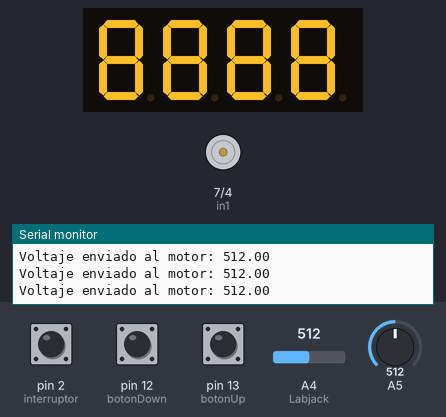
Recording of a sketch running on a simulated Arduino Uno, built with avr-gcc and run on an emulated ATmega328P. On the bench: 4-digit seven-segment display, motor-driver pin pairs drawn as motors (green arrow = first pin HIGH = forward, orange = second pin HIGH = backward, longer = more drive, scaled by the enable pin), the last lines printed to the serial monitor. The test bench sets the inputs (shaded band); at power-on: pin 2 (interruptor) LOW, pin 13 (botonUp) LOW, pin 12 (botonDown) LOW, A5 = 512, A4 (Labjack) = 512.

Above: at 1.2 s.
1.3 s: pin 2 (interruptor) pulled HIGH for 0.15 s
At 2.6 s:
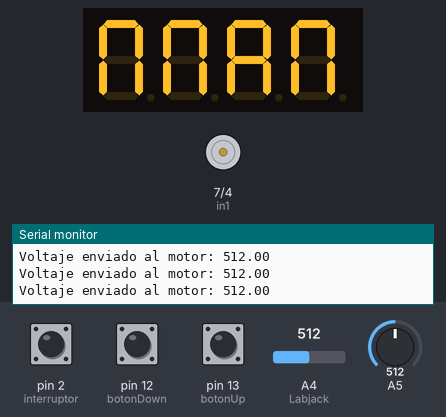
3.0 s: pin 13 (botonUp) pulled HIGH for 0.15 s
At 3.5 s:
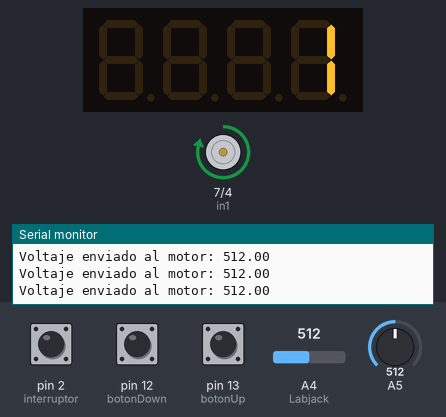
4.6 s: pin 12 (botonDown) pulled HIGH for 0.15 s
At 5.8 s:
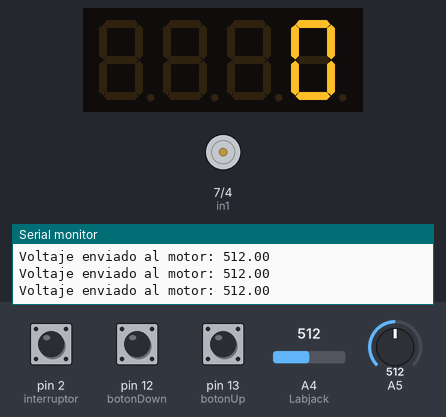
6.2 s: pin 13 (botonUp) pulled HIGH for 1 s
At 6.7 s:
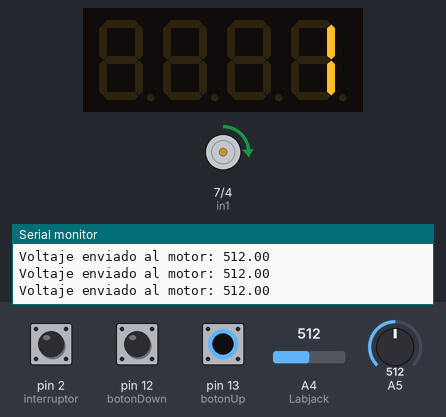
10.2 s: pin 2 (interruptor) pulled HIGH for 0.15 s
At 10.35 s:
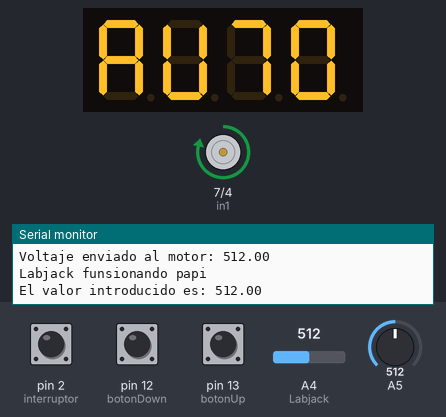
11.9 s: A5 set to 105
13.4 s: A5 set to 89
Timing chart, 0 to 16.4 s (numbered marks = the images above; inputs shaded):
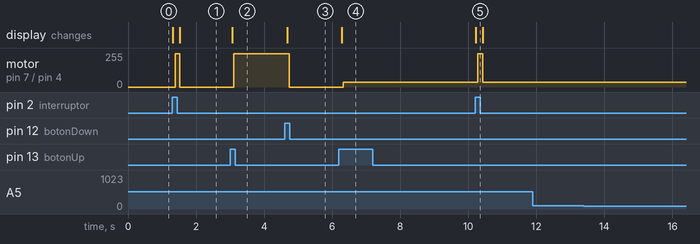

Measured:
- after the input at 1.3 s, motor on pin 7 (in1) / pin 4 (in2): stopped → forward 248/255 after 0.08 s, → stopped 0.13 s later; the display: first changes at once (image 1 shows a later state)
- after the input at 3.0 s, motor on pin 7 (in1) / pin 4 (in2): stopped → forward 248/255 after 0.11 s; the display: changes after 0.06 s (image 2)
- after the input at 4.6 s, motor on pin 7 (in1) / pin 4 (in2): forward 248/255 → stopped after 0.14 s; the display: changes after 0.09 s (image 3)
- after the input at 6.2 s, motor on pin 7 (in1) / pin 4 (in2): stopped → forward 37/255 after 0.13 s; the display: changes after 0.08 s (image 4)
- after the input at 10.2 s, motor on pin 7 (in1) / pin 4 (in2): forward 37/255 → forward 248/255 after 0.09 s, → forward 37/255 0.13 s later; the display: changes at once (image 5)

The sketch:

Caudalimetro.ino
```cpp
//  Programa para el control de la bomba en bucle cerrado

//  Inclusión de todas las librerías necesarias
#include <Arduino.h>
#include <TM1637Display.h>
#include <PID_v1.h>
/////////////////////////////////////////////

const int Vmax = 20;

// Se asocian los pines con su función
//  Motor
const int en1 = 3;      // PWM  Salida (0 - 255) bits -> (0 - 5) V
const int in1 = 7;      // Entrada lógica del driver para controlar el sentido de giro del motor
const int in2 = 4;      // Entrada lógica del driver para controlar el sentido de giro del motor

//  Elección
int ultimo_estado = 0;

//  Modo manual
const int botonUp = 13;     // Boton Subir (el de al lado de la pantalla)
const int botonDown = 12;   // Boton Bajar (el de al lado de la pantalla)
int estado_botonDown = 0;   // Estado actual del botón bajar
int buttonState = 0;        // Estado actual del botón subir
int lastButtonState = 0;    // Estado anterior del botón subir
int ultimo_estadoDown = 0;  // Estado anterior del botón bajar
int buttonPushCounter = 0;  // Contador de número de pulsaciones (subir suma, bajar resta)

//  Modo automático
const int Labjack = A4;     // Entrada del Labjack para controlar el motor (0-1023) bits -> (0 - 5) V


//Pantalla 7 segmentos 4 dígitos/////////////////////////////////
/////////////////////////////////////////////////////////////////
#define CLK 11                                              /////
#define DIO 10                                              /////
                                                            /////
const uint8_t SEG_MAN[] = {                                 /////
  SEG_E | SEG_F | SEG_A | SEG_B | SEG_C,                    // M
  SEG_F | SEG_A | SEG_B | SEG_C | SEG_E,                    //
  SEG_C | SEG_E | SEG_G | SEG_F | SEG_A | SEG_B,            // A
  SEG_F | SEG_A | SEG_E | SEG_F | SEG_B | SEG_C,            // N
};                                                          /////
                                                            /////
const uint8_t SEG_AUTO[] = {                                /////
  SEG_C | SEG_E | SEG_G | SEG_F | SEG_A | SEG_B,            // A
  SEG_E | SEG_F | SEG_D | SEG_B | SEG_C,                    // U
  SEG_A | SEG_B | SEG_C,                                    // T
  SEG_A | SEG_E | SEG_F | SEG_B | SEG_C | SEG_D,            // O
};                                                          /////
                                                            /////
const uint8_t SEG_OCHO[] = {                                /////
  SEG_A | SEG_B | SEG_C | SEG_D | SEG_E | SEG_F | SEG_G,    // 8
  SEG_A | SEG_B | SEG_C | SEG_D | SEG_E | SEG_F | SEG_G,    // 8
  SEG_A | SEG_B | SEG_C | SEG_D | SEG_E | SEG_F | SEG_G,    // 8
  SEG_A | SEG_B | SEG_C | SEG_D | SEG_E | SEG_F | SEG_G,    // 8
};                                                          /////
                                                            /////
TM1637Display display(CLK, DIO);                            /////
/////////////////////////////////////////////////////////////////

//  Interruptor MANUAL - AUTOMÁTICO
const int interruptor = 2;
int estado_interruptor = 0;


//  Caudalímetro Contador
int caudalimetro = 8;

//  Variables para la función leer caudal
int contador = 0;
int ultimo_estadoo = 0;
int estado;
int tiempo;
int ultimo_tiempo = 0;
float f;
int conteo = 0;
int variacion;


//  Lectura Voltaje
int lectura_Voltaje = A5;
float V;


//  Sólo se ejecuta una vez, establece la configuración inicial
void setup() {
  // Asignación de entradas y salidas
  Serial.begin(9600);
  pinMode(interruptor, INPUT);
  pinMode(botonUp, INPUT);
  pinMode(botonDown, INPUT);
  pinMode(caudalimetro, INPUT);

  pinMode(en1, OUTPUT);
  pinMode(in1, OUTPUT);
  pinMode(in2, OUTPUT);


  display.clear(); //Limpia la pantalla
  display.setBrightness(0x0f);
  display.setSegments(SEG_OCHO);
  delay(1);

  if(digitalRead(interruptor == 1)){    //Para que si el sistema se inicia en modo AUTO
     ultimo_estado = 1;                 //el ultimo_estado lo refleje y represente el 8888.
  }
}


// Se ejecuta continuamente, se incluyen aquí todas las tareas a realizar
void loop() {

  // ELECCIÓN MANUAL - AUTOMÁTICO
  eleccion();
  //f=leerCaudal();

  leerVoltaje();

}


//  Procedimiento que lee el estado del interruptor y lleva el programa al modo AUTO o MANUAL
void eleccion() {


  estado_interruptor = digitalRead(interruptor);

  if (estado_interruptor == HIGH) {
    //Entonces el interruptor está en modo AUTOMÁTICO
    if(ultimo_estado != estado_interruptor){
      display.setSegments(SEG_AUTO);
    }
    automatico();

  } else {
    //Entonces el interruptor está en modo MANUAL
    manual();
    if(ultimo_estado != estado_interruptor){
      display.setSegments(SEG_MAN);
    }
  }

  ultimo_estado = estado_interruptor;
}


// Subprograma que contiene el modo MANUAL
void manual() {
  int value = 0;

    // read the pushbutton input pin:
  buttonState = digitalRead(botonUp);
  // compare the buttonState to its previous state
  if (buttonState != lastButtonState) {
    // if the state has changed, increment the counter
    if (buttonState == HIGH && buttonPushCounter < Vmax) {
      // if the current state is HIGH then the button went from off to on:
      buttonPushCounter++;
      Serial.println("on");
      Serial.print("number of button pushes: ");
      Serial.println(buttonPushCounter);

      display.setBrightness(0x0f);
      display.showNumberDec(buttonPushCounter,false);

    }
    // Delay a little bit to avoid bouncing
    delay(50);
  }
  // save the current state as the last state, for next time through the loop
  lastButtonState = buttonState;


  estado_botonDown = digitalRead(botonDown);

  // compare the buttonState to its previous state
  if (estado_botonDown != ultimo_estadoDown) {
    // if the state has changed, increment the counter
    if (estado_botonDown == HIGH && buttonPushCounter > 0) {
      buttonPushCounter--;
      Serial.println("off");
      Serial.print("number of button pushes: ");
      Serial.println(buttonPushCounter);
      display.setBrightness(0x0f);
      display.showNumberDec(buttonPushCounter,false);
    }
    delay(50);
  }
  // save the current state as the last state, for next time through the loop
  ultimo_estadoDown = estado_botonDown;


    MoverMotor(buttonPushCounter);
}


//  Subprograma que contiene el modo automático
void automatico() {
  float valor = 0;  // valor de salida Analógica para motor1. Inicializar
  int value = 0;
  int lastValue = 0;


  value = analogRead(Labjack);
  if (analogRead(Labjack) > 0.1 && value != lastValue) {
    //Se toman las referencias a partir del Labjack
    valor = analogRead(Labjack); //0-5V
    Serial.println("Labjack funsionando papi");
    Serial.println();
    Serial.print("El valor introducido es: ");
    Serial.println(valor);

    MoverMotor(valor);

  } else {

    if (Serial.available() > 0) {
      Serial.println("Introduzca un valor de 0 - 1024 (resolución de la salida analog) ");
      String str = Serial.readStringUntil('\n'); //lectura de la entrada de varios dígitos
      float valor = str.toFloat();

      if (valor>=0 && valor <=100){

        //Mover_motor
        MostrarPantalla(valor);
        MoverMotorSerial(valor);


        Serial.println();
        Serial.print("El valor introducido es: ");

        Serial.println(valor);
      }
    }
  }

}


//  Subprograma para la representación en pantalla de números reales con hasta dos decimales
void MostrarPantalla(float valor){

  int entera = 0;
  int decimal = 0;

  //Ajuste de número real para separarlo en dos enteros de parte real e imaginaria
  entera = (int)(valor);
  decimal = round(100 * (valor - entera));

  //Representación en pantalla del número real
    display.clear(); //Limpia la pantalla
    display.setBrightness(0x0f);
    display.showNumberDecEx(entera,(0x80 >> 1),false,2,0);
    display.showNumberDecEx(decimal,(0x80 >> 1),false,2,2);
}


//  Subprograma para el movimiento del motor en modo manual
void MoverMotor(float valor){

  digitalWrite(in1, HIGH);
  digitalWrite(in2, LOW);
  if(valor == 0){
    analogWrite(en1,valor);
  }else{
    valor = map(valor, 0, 27.4, 4.4, 22);
    valor = map(valor, 4.4, 25.4, 37.4, 255);
    analogWrite(en1,valor);
  }


//  Subprograma para el movimiento del motor en modo automático, por el puerto serie
}

void MoverMotorSerial(float valor){

  digitalWrite(in1, HIGH);
  digitalWrite(in2, LOW);

    valor = map(valor, 0, 100, 0, 28);
    valor = map(valor, 0, 28, 0, 255);
    analogWrite(en1,valor);


}


//  Función para realizar la lectura del caudalímetro contador y asociarla al caudal correspondiente
float leerCaudal(){
  float frecuencia;


  tiempo=millis();

  estado=digitalRead(caudalimetro);


  if(estado == HIGH && estado != ultimo_estadoo){
    Serial.println("Hola");

    variacion = tiempo - ultimo_tiempo;
    frecuencia = 1/variacion;

    Serial.print("freq:");
    Serial.println(frecuencia);
    Serial.print("estado: ");
    Serial.println(estado);
    Serial.print("contador: ");
    Serial.println(contador);
    contador++;

  }
  ultimo_estadoo = estado;
  ultimo_tiempo = tiempo;


  return frecuencia;

}

//  Subprograma que lee el voltaje enviado el motor, a través del divisor de tensión para adaptarla
//  al rango de entrada del puerto analógico del arduino

void leerVoltaje(){
int voltaje[5];

  tiempo=millis();

  if(tiempo - ultimo_tiempo > 10){

      V=analogRead(A5);

      if( V != 0 && V != 1023){

      }

  if(tiempo - ultimo_tiempo > 1000){

  }

      if( V != 0 && V != 1023){
        Serial.print("Voltaje enviado al motor: ");
        Serial.println(V);

      }

//(V <800 || V> 850)&&
      ultimo_tiempo = tiempo;
  }

}
```
